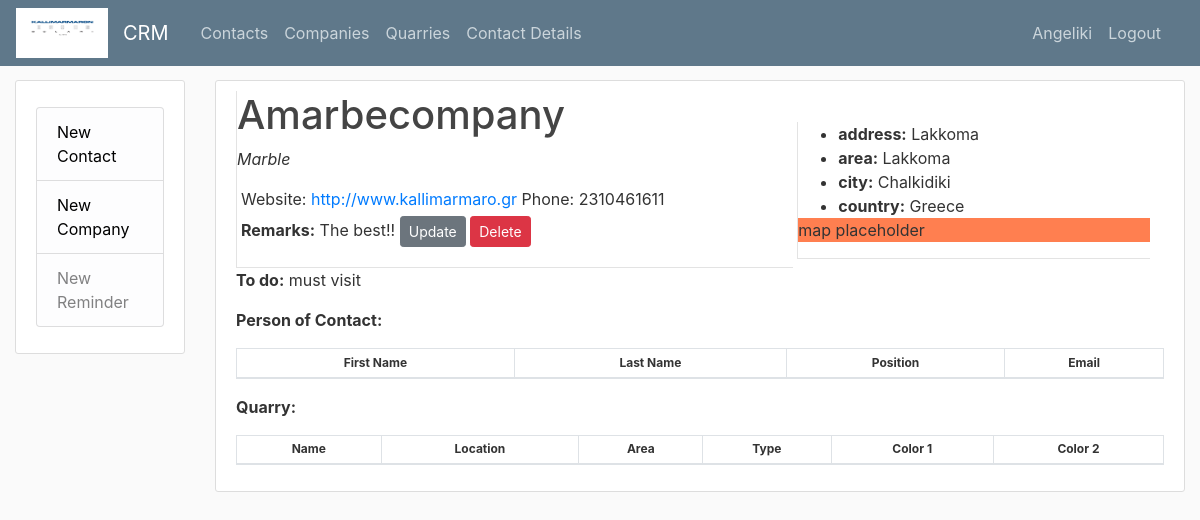
Screenshot of /company/1/ (signed in) with the database file from the repository.
### crm/models.py (models this page shows, shortened)
class Company(models.Model):
     ARCHITECT = 'AR'
     COMMERCE = 'CM'
     CONSTRUCTOR = 'CN'
     DESIGNER = 'DE'
     LANDSCAPE = 'LS'
     MARBLE = 'MA'
     FIELD = [
        (ARCHITECT, 'Architect'),
        (COMMERCE, 'Commerce'),
        (CONSTRUCTOR, 'Constructor'),
        (DESIGNER, 'Designer'),
        (LANDSCAPE, 'Landscape'),
        (MARBLE, 'Marble'),
     ]
     company = models.CharField(max_length=50)
     field = models.CharField(max_length=2, choices=FIELD, default=MARBLE,)
     remarks = models.TextField(blank=True)
     address = models.CharField(max_length=50, blank=True)
     area =  models.CharField(max_length=50, blank=True)
     city =  models.CharField(max_length=20, blank=True)
     country = models.CharField(max_length=20)
     website = models.URLField(blank=True)
     phone = models.IntegerField(blank=True)
     pending = models.CharField(max_length=100, blank=True)

### crm/views.py (the view)
# urls.py: path('company/<int:pk>/', CompanyDetailView.as_view(), name='company-detail'),
class CompanyDetailView(LoginRequiredMixin, DetailView):
    model = Company

### crm/templates/crm/company_detail.html (shortened to what this page needs)
{% extends "crm/base.html" %}
{% block content %}
    <article class="content-section">
        <div class="left-side">
            <h1>{{object.company}}</h1>
            <p><em>{{object.get_field_display}}</em></p>
            <div class="meta">
                Website: <a target="_blank" href="{{object.website}}">{{object.website}}</a>
                Phone: {{object.phone}}
                <p>
                    <b>Remarks:</b> {{object.remarks}}
                    <a class="btn btn-secondary btn-sm mt-1 mb-1" href="{% url 'company-update' object.id%}">Update</a>
                    <a class="btn btn-danger btn-sm mt-1 mb-1" href="{% url 'company-delete' object.id%}">Delete</a>
                </p>
            </div>
        </div>
        <div class="right-side">
            <ul>
                <li><b>address:</b> {{object.address}}</li>
                <li><b>area:</b> {{object.area}}</li>
                <li><b>city:</b> {{object.city}}</li>
                <li><b>country:</b> {{object.country}}</li>
            </ul>
                <p class="map">map placeholder</p>
        </div>
        <p><b>To do:</b> {{object.pending}}</p>
        <p>
            <b>Person of Contact:</b>
            <table class ="table table-sm table-striped table-hover table-bordered" >
                <thead>
                <tr>
                    <th scope="col">First Name</th>
                    <th scope="col">Last Name</th>
                    <th scope="col">Position</th>
                    <th scope="col">Email</th>
                </tr>
                </thead>
            </table>
        </p>
        <p>
            <b>Quarry:</b>
            <table class ="table table-sm table-striped table-hover table-bordered" >
                <thead>
                    <tr>
                        <th scope="col">Name</th>
                        <th scope="col">Location</th>
                        <th scope="col">Area</th>
                        <th scope="col">Type</th>
                        <th scope="col">Color 1</th>
                        <th scope="col">Color 2</th>
                    </tr>
                </thead>
            </table>
        </p>
    </article>
{% endblock content %}

### crm/templates/crm/base.html (shortened to what this page needs)
{% load static %}
<!DOCTYPE html>
<html lang="en">
<head>
    <link href="https://maxcdn.bootstrapcdn.com/bootstrap/4.0.0/css/bootstrap.min.css" rel="stylesheet">
    <link href="{% static 'crm/main.css' %}" rel="stylesheet" type="text/css">
</head>
<body>
    <header class="site-header">
        <nav class="navbar navbar-expand-md navbar-dark bg-steel fixed-top">
          <img alt="kallimarmaro_Logo" height="50" src="{% static 'crm/logo.jpg' %}" width="100">
            <div class="container">
                <a class="navbar-brand mr-4" href="{% url 'crm-contact' %}">CRM</a>
                <div class="collapse navbar-collapse" id="navbarToggle">
                    <div class="navbar-nav mr-auto">
                        <a class="nav-item nav-link" href="{% url 'crm-contact' %}">Contacts</a>
                        <a class="nav-item nav-link" href="{% url 'crm-company' %}">Companies</a>
                        <a class="nav-item nav-link" href="{% url 'crm-quarry' %}">Quarries</a>
                        <a class="nav-item nav-link" href="{% url 'crm-person' %}">Contact Details</a>
                    </div>
                    <div class="navbar-nav">
                        {% if user.is_authenticated %}
                        <div class="nav-item nav-link"> {{ user.username.capitalize }}  </div>
                         <a class="nav-item nav-link" href="{% url 'logout' %}">Logout</a>
                        {% else %}
                        <a class="nav-item nav-link" href="{% url 'login' %}">Login</a>
                        {% endif %}
                    </div>
                </div>
            </div>
        </nav>
    </header>
    <main class="container" id="content" role="main">
        <div class="row">
            <div class="col-md-2">
                <div class="content-section">
                    <p>
                        <ul class="list-group">
                            <li class="list-group-item list-group-item-light"><a class="link-black" href="{% url 'contact-create' %}">New Contact</a></li>
                            <li class="list-group-item list-group-item-light"><a class="link-black" href="{% url 'company-create' %}">New Company</a></li>
                            <li class="list-group-item list-group-item-light">New Reminder</li>
                        </ul>
                    </p>
                </div>
            </div>
            <div class="col-md-10">
              {% block content %}{% endblock %}
            </div>
      </div>
    </main>
</body>
</html>

### crm/static/crm/main.css (style rules this page uses)
body { background: #fafafa; color: #333333; margin-top: 5rem; }
h1, h2, h3, h4, h5, h6 { color: #444444; }
ul { margin: 0; }
table { border-collapse: collapse; width: 100%; border: 1px solid #ddd; font-size: 12px; }
table th { text-align: center; }
.bg-steel { background-color: #5f788a; }
.site-header .navbar-nav .nav-link { color: #cbd5db; }
.meta { margin: 4px; line-height: 25px; }
.left-side { display: inline-block; width: 60%; border-bottom: 1px solid #e3e3e3; border-left: 1px solid #e3e3e3; }
.right-side { display: inline-block; width: 38%; border-bottom: 1px solid #e3e3e3; border-left: 1px solid #e3e3e3; }
.map { background-color: coral; height: 120%; }
.content-section { background: #ffffff; padding: 10px 20px; border: 1px solid #dddddd; border-radius: 3px; margin-bottom: 20px; }
.link-black { color: black; }
#content { max-width:100%; }

### rows the page displays
Company: company "Amarbecompany", field "Marble", website "http://www.kallimarmaro.gr", phone "2310461611", remarks "The best!!", address "Lakkoma", area "Lakkoma", city "Chalkidiki", country "Greece", pending "must visit"

### other values shown
{{ user.username.capitalize }} "Angeliki"
